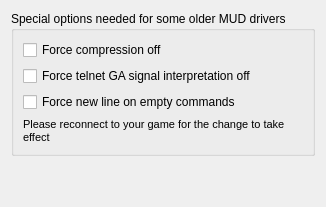
     <widget class="QWidget" name="tab_3">
      <attribute name="title">
       <string>Special Options</string>
      </attribute>
      <layout class="QGridLayout" name="gridLayout_7">
       <item row="0" column="0">
        <widget class="QGroupBox" name="groupBox_7">
         <property name="title">
          <string>Special options needed for some older MUD drivers</string>
         </property>
         <layout class="QVBoxLayout" name="verticalLayout_5">
          <item>
           <widget class="QCheckBox" name="mFORCE_MCCP_OFF">
            <property name="text">
             <string>Force compression off</string>
            </property>
           </widget>
          </item>
          <item>
           <widget class="QCheckBox" name="mFORCE_GA_OFF">
            <property name="text">
             <string>Force telnet GA signal interpretation off</string>
            </property>
           </widget>
          </item>
          <item>
           <widget class="QCheckBox" name="checkBox_mUSE_FORCE_LF_AFTER_PROMPT">
            <property name="toolTip">
             <string>This option adds a line line break &lt;LF&gt; or &quot;
&quot; to your command input on empty commands. This option will rarely be necessary.</string>
            </property>
            <property name="text">
             <string>Force new line on empty commands</string>
            </property>
           </widget>
          </item>
          <item>
           <widget class="QLabel" name="need_reconnect_for_specialoption">
            <property name="enabled">
             <bool>true</bool>
            </property>
            <property name="font">
             <font>
              <pointsize>8</pointsize>
             </font>
            </property>
            <property name="mouseTracking">
             <bool>false</bool>
            </property>
            <property name="text">
             <string>Please reconnect to your game for the change to take effect</string>
            </property>
            <property name="textFormat">
             <enum>Qt::AutoText</enum>
            </property>
            <property name="wordWrap">
             <bool>true</bool>
            </property>
           </widget>
          </item>
         </layout>
        </widget>
       </item>
       <item row="1" column="0">
        <spacer name="verticalSpacer_6">
         <property name="orientation">
          <enum>Qt::Vertical</enum>
         </property>
         <property name="sizeHint" stdset="0">
          <size>
           <width>20</width>
           <height>40</height>
          </size>
         </property>
        </spacer>
       </item>
      </layout>
     </widget>
